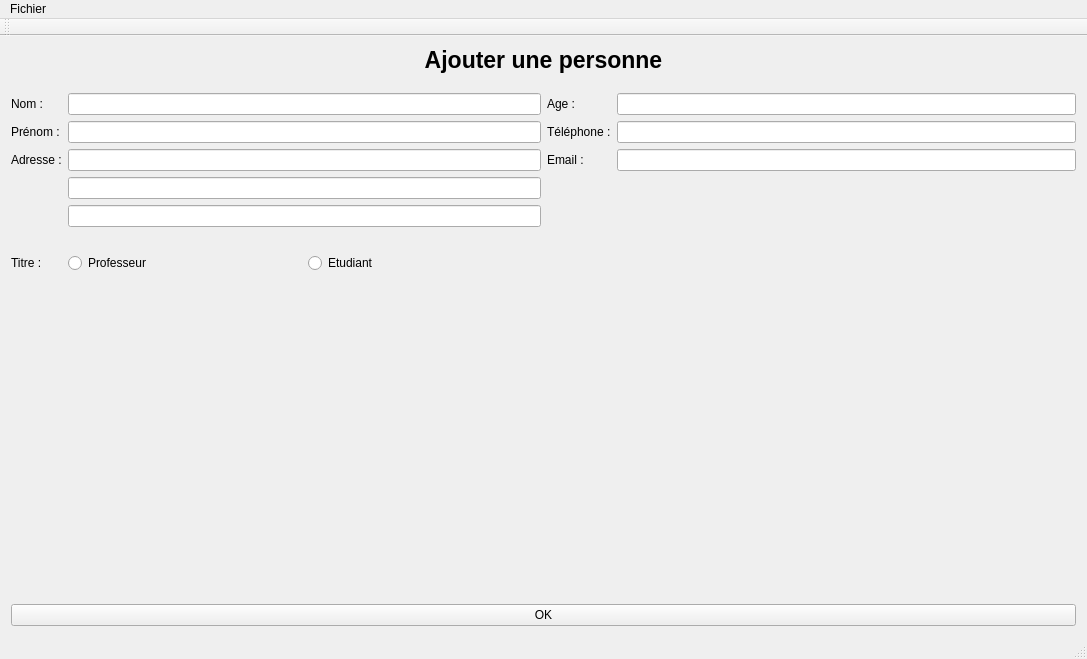
<?xml version="1.0" encoding="UTF-8"?>
<ui version="4.0">
 <class>PleinDeFormesClass</class>
 <widget class="QMainWindow" name="PleinDeFormesClass">
  <property name="geometry">
   <rect>
    <x>0</x>
    <y>0</y>
    <width>1087</width>
    <height>659</height>
   </rect>
  </property>
  <property name="windowTitle">
   <string>STS La Providence</string>
  </property>
  <widget class="QWidget" name="centralWidget">
   <layout class="QVBoxLayout" name="verticalLayout_2">
    <item>
     <layout class="QVBoxLayout" name="MainLayout">
      <item>
       <layout class="QHBoxLayout" name="horizontalLayout_3">
        <item>
         <widget class="QLabel" name="TitleLabel">
          <property name="maximumSize">
           <size>
            <width>16777215</width>
            <height>40</height>
           </size>
          </property>
          <property name="font">
           <font>
            <pointsize>17</pointsize>
            <weight>75</weight>
            <bold>true</bold>
           </font>
          </property>
          <property name="text">
           <string>Ajouter une personne</string>
          </property>
          <property name="alignment">
           <set>Qt::AlignHCenter|Qt::AlignTop</set>
          </property>
         </widget>
        </item>
       </layout>
      </item>
      <item>
       <layout class="QHBoxLayout" name="FormContainerLayout">
        <item>
         <layout class="QFormLayout" name="FormLayoutLeft">
          <item row="0" column="0">
           <widget class="QLabel" name="NomLabel">
            <property name="text">
             <string>Nom :</string>
            </property>
           </widget>
          </item>
          <item row="0" column="1">
           <widget class="QLineEdit" name="NameEdit"/>
          </item>
          <item row="1" column="0">
           <widget class="QLabel" name="FirstNameLabel">
            <property name="text">
             <string>Prénom :</string>
            </property>
           </widget>
          </item>
          <item row="1" column="1">
           <widget class="QLineEdit" name="FirstNameEdit"/>
          </item>
          <item row="2" column="0">
           <widget class="QLabel" name="AdressLabel">
            <property name="text">
             <string>Adresse :</string>
            </property>
           </widget>
          </item>
          <item row="2" column="1">
           <widget class="QLineEdit" name="AdresseEdit"/>
          </item>
          <item row="3" column="1">
           <widget class="QLineEdit" name="AdresseEdit2"/>
          </item>
          <item row="4" column="1">
           <widget class="QLineEdit" name="AdresseEdit3"/>
          </item>
          <item row="5" column="0">
           <widget class="QLabel" name="label_12">
            <property name="text">
             <string/>
            </property>
           </widget>
          </item>
          <item row="6" column="1">
           <layout class="QHBoxLayout" name="horizontalLayout_4">
            <item>
             <widget class="QRadioButton" name="ProfButton">
              <property name="text">
               <string>Professeur</string>
              </property>
             </widget>
            </item>
            <item>
             <widget class="QRadioButton" name="EtudButton">
              <property name="text">
               <string>Etudiant</string>
              </property>
             </widget>
            </item>
           </layout>
          </item>
          <item row="6" column="0">
           <widget class="QLabel" name="TitreLabel">
            <property name="text">
             <string>Titre :</string>
            </property>
           </widget>
          </item>
         </layout>
        </item>
        <item>
         <layout class="QFormLayout" name="FormLayoutRight">
          <item row="0" column="0">
           <widget class="QLabel" name="AgeLabel">
            <property name="text">
             <string>Age :</string>
            </property>
           </widget>
          </item>
          <item row="0" column="1">
           <widget class="QLineEdit" name="AgeEdit"/>
          </item>
          <item row="1" column="0">
           <widget class="QLabel" name="PhoneLabel">
            <property name="text">
             <string>Téléphone :</string>
            </property>
           </widget>
          </item>
          <item row="1" column="1">
           <widget class="QLineEdit" name="PhoneEdit"/>
          </item>
          <item row="2" column="0">
           <widget class="QLabel" name="EmailLabel">
            <property name="text">
             <string>Email :</string>
            </property>
           </widget>
          </item>
          <item row="2" column="1">
           <widget class="QLineEdit" name="MailEdit"/>
          </item>
         </layout>
        </item>
       </layout>
      </item>
      <item>
       <widget class="BaseHumainForm" name="widget" native="true">
        <property name="sizePolicy">
         <sizepolicy hsizetype="Preferred" vsizetype="Minimum">
          <horstretch>0</horstretch>
          <verstretch>0</verstretch>
         </sizepolicy>
        </property>
        <property name="minimumSize">
         <size>
          <width>0</width>
          <height>300</height>
         </size>
        </property>
       </widget>
      </item>
      <item>
       <widget class="QPushButton" name="okBtn">
        <property name="text">
         <string>OK</string>
        </property>
       </widget>
      </item>
     </layout>
    </item>
   </layout>
  </widget>
  <widget class="QMenuBar" name="menuBar">
   <property name="geometry">
    <rect>
     <x>0</x>
     <y>0</y>
     <width>1087</width>
     <height>21</height>
    </rect>
   </property>
   <widget class="QMenu" name="menuAjouter">
    <property name="title">
     <string>Fichier</string>
    </property>
    <addaction name="actionAjouter"/>
    <addaction name="actionAffichage"/>
    <addaction name="actionQuitter"/>
   </widget>
   <addaction name="menuAjouter"/>
  </widget>
  <widget class="QToolBar" name="mainToolBar">
   <attribute name="toolBarArea">
    <enum>TopToolBarArea</enum>
   </attribute>
   <attribute name="toolBarBreak">
    <bool>false</bool>
   </attribute>
  </widget>
  <widget class="QStatusBar" name="statusBar"/>
  <action name="actionQuitter">
   <property name="text">
    <string>Quitter</string>
   </property>
  </action>
  <action name="actionAjouter">
   <property name="text">
    <string>Ajouter</string>
   </property>
  </action>
  <action name="actionAffichage">
   <property name="text">
    <string>Affichage</string>
   </property>
  </action>
 </widget>
 <layoutdefault spacing="6" margin="11"/>
 <customwidgets>
  <customwidget>
   <class>BaseHumainForm</class>
   <extends>QWidget</extends>
   <header>basehumainform.h</header>
   <container>1</container>
  </customwidget>
 </customwidgets>
 <resources>
  <include location="PleinDeFormes.qrc"/>
 </resources>
 <connections/>
</ui>
